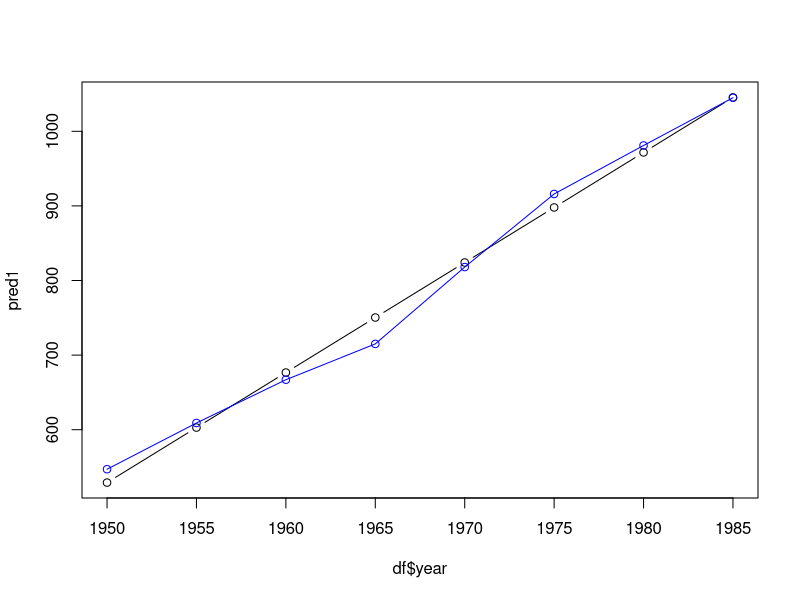
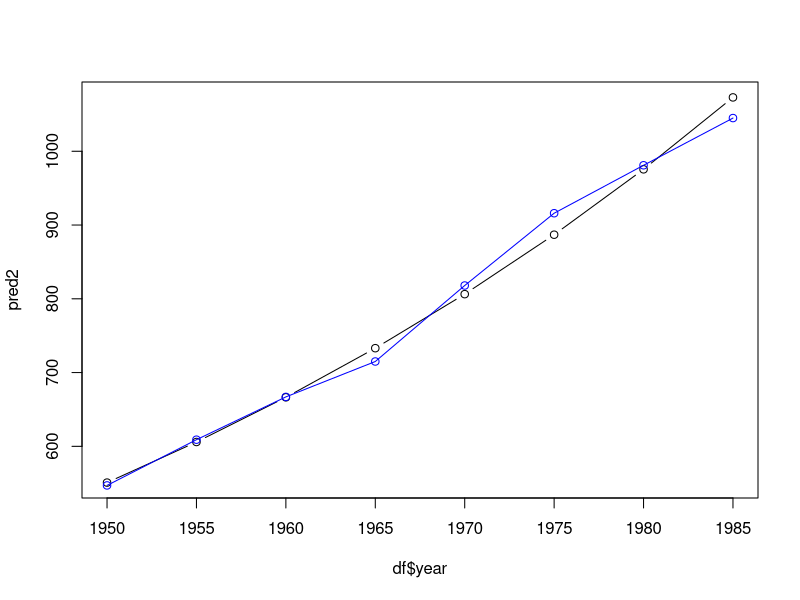
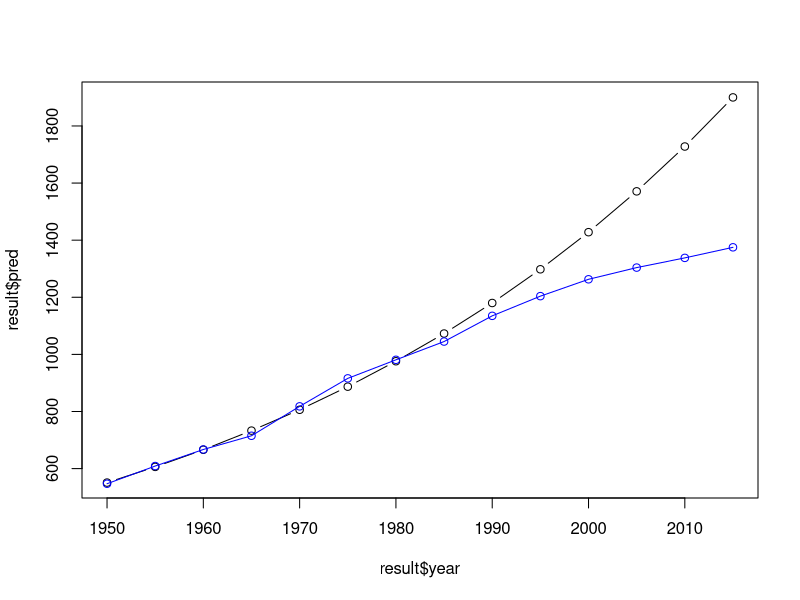

The R script that drew these images, in order:
# Pop China rounded (mio.)
# https://en.wikipedia.org/wiki/Demographics_of_China
df = data.frame(c(547,609,667,715,818,916,981,1045),c(1950,1955,1960,1965,1970,1975,1980,1985))
colnames(df)<-c("pop","year")
df

# Normal linear regression "level-level"
reg1 = lm(pop~year,data=df)
summary(reg1)

# Predict / plot result
pred1 = predict(reg1, newdata=df)
plot(df$year, pred1, type="b")
lines(df$year, df$pop, type = "o", col = "blue")

# Linear regression log-level
reg2 = lm(log(pop)~year,data=df)
summary(reg2)
reg2$coefficients[2]

# The average growth rate
exp(reg2$coefficients[2])-1

# Predict / plot result
pred2 = exp(predict(reg2, newdata=df))
plot(df$year, pred2, type="b")
lines(df$year, df$pop, type = "o", col = "blue")

# "Out of sample" prediction
preddf = data.frame(c(1950,1955,1960,1965,1970,1975,1980,1985,1990,1995,2000,2005,2010,2015))
colnames(preddf)<-c("year")
pred3 = exp(predict(reg2, newdata=preddf))

# Actual figures
actual = c(547,609,667,715,818,916,981,1045,1135,1204,1263,1304,1338,1375)
result = data.frame(cbind(preddf,round(pred3),actual))
colnames(result)<-c("year","pred","act")
result

# Plot results
plot(result$year, result$pred, type="b")
lines(result$year, result$act, type = "o", col = "blue")
